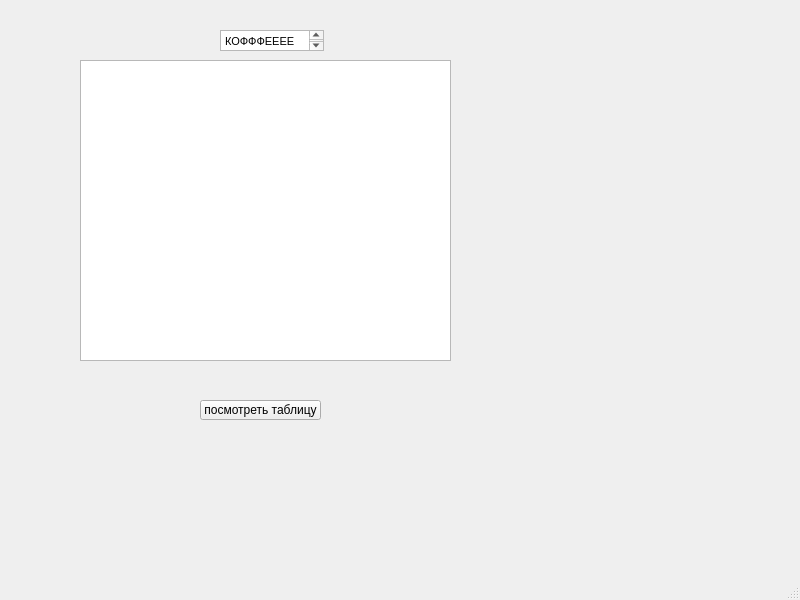
<?xml version="1.0" encoding="UTF-8"?>
<ui version="4.0">
 <class>MainWindow</class>
 <widget class="QMainWindow" name="MainWindow">
  <property name="geometry">
   <rect>
    <x>0</x>
    <y>0</y>
    <width>800</width>
    <height>600</height>
   </rect>
  </property>
  <property name="windowTitle">
   <string>MainWindow</string>
  </property>
  <widget class="QWidget" name="centralwidget">
   <widget class="QTableView" name="tableView">
    <property name="geometry">
     <rect>
      <x>80</x>
      <y>60</y>
      <width>371</width>
      <height>301</height>
     </rect>
    </property>
   </widget>
   <widget class="QPushButton" name="pushButton">
    <property name="geometry">
     <rect>
      <x>200</x>
      <y>400</y>
      <width>121</width>
      <height>20</height>
     </rect>
    </property>
    <property name="text">
     <string>посмотреть таблицу</string>
    </property>
   </widget>
   <widget class="QTextEdit" name="textEdit">
    <property name="geometry">
     <rect>
      <x>220</x>
      <y>30</y>
      <width>104</width>
      <height>21</height>
     </rect>
    </property>
    <property name="html">
     <string>&lt;!DOCTYPE HTML PUBLIC &quot;-//W3C//DTD HTML 4.0//EN&quot; &quot;http://www.w3.org/TR/REC-html40/strict.dtd&quot;&gt;
&lt;html&gt;&lt;head&gt;&lt;meta name=&quot;qrichtext&quot; content=&quot;1&quot; /&gt;&lt;style type=&quot;text/css&quot;&gt;
p, li { white-space: pre-wrap; }
&lt;/style&gt;&lt;/head&gt;&lt;body style=&quot; font-family:'MS Shell Dlg 2'; font-size:8.14286pt; font-weight:400; font-style:normal;&quot;&gt;
&lt;p style=&quot; margin-top:0px; margin-bottom:0px; margin-left:0px; margin-right:0px; -qt-block-indent:0; text-indent:0px;&quot;&gt;&lt;span style=&quot; font-size:8.14286pt;&quot;&gt;КОФФФЕЕЕЕ&lt;/span&gt;&lt;/p&gt;&lt;/body&gt;&lt;/html&gt;</string>
    </property>
   </widget>
  </widget>
  <widget class="QMenuBar" name="menubar">
   <property name="geometry">
    <rect>
     <x>0</x>
     <y>0</y>
     <width>800</width>
     <height>21</height>
    </rect>
   </property>
  </widget>
  <widget class="QStatusBar" name="statusbar"/>
 </widget>
 <resources/>
 <connections/>
</ui>
